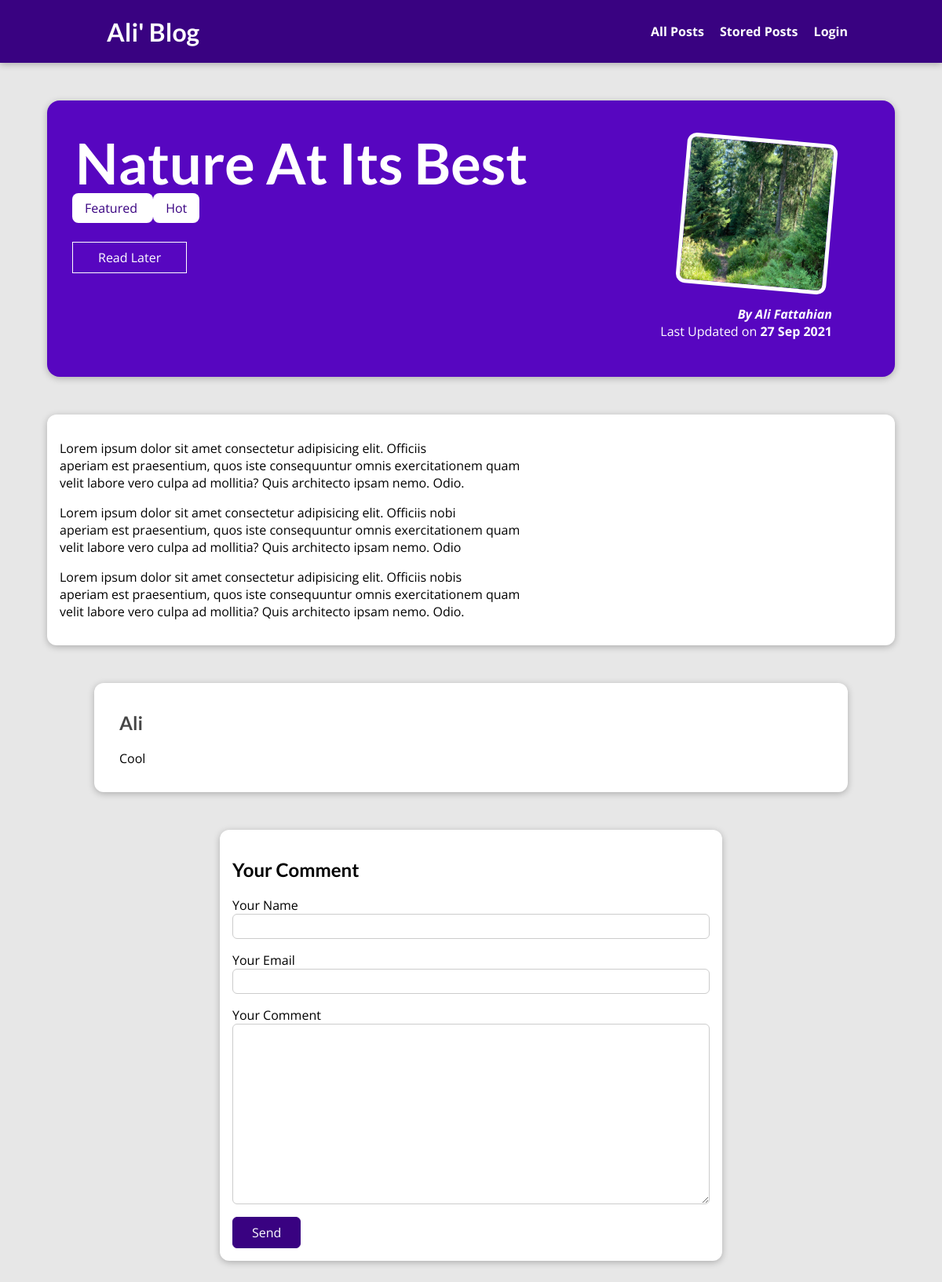
The page /posts/nature-at-its-best on the database its author committed.
### blog/models.py (models this page shows, shortened)
class Post(models.Model):
    title = models.CharField(max_length = 50)
    excerpt = models.CharField(max_length= 200)
    image = models.ImageField(upload_to = 'posts', null = True)
    date = models.DateField(auto_now = True)
    slug = models.SlugField(unique=True) #db_index = True is here by default, we don't have to add it.(it is use to make quering the data more efficient)
    content = models.TextField(validators = [MinLengthValidator(10)])
    author = models.ForeignKey(Author, on_delete= models.SET_NULL, related_name = 'posts', null = True)
    tag = models.ManyToManyField(Tag)

class Tag(models.Model):
    caption = CharField(max_length= 50, null = True)

class Author(models.Model):
    first_name = models.CharField(max_length= 50)
    last_name = models.CharField(max_length= 80)
    email_address = models.EmailField(null = True)
    def __str__(self):
        return f'{self.first_name} {self.last_name}'

class Comment(models.Model):
    username = models.CharField(max_length=120)
    email = models.EmailField()
    comment_content = models.TextField(max_length=400)
    post = models.ForeignKey(Post, on_delete=models.CASCADE, related_name='comments')

### blog/views.py (the view, shortened to what this page needs)
# urls.py: path('posts/<slug:slug>', views.PostDetailView.as_view(), name = 'post'),
class PostDetailView(View):
    def is_stored_post(self, request, post_id):
        stored_posts = request.session.get('stored_posts')
        if stored_posts is not None:
            is_saved_for_later = post_id in stored_posts
        else:
            is_saved_for_later = False
        return is_saved_for_later
    def get(self, request, slug):
        post = get_object_or_404(Post, slug = slug)
        context = {
            'one_post':post,
            'post_tags':post.tag.all(),
            'form':CommentForm(),
            'comments':post.comments.all().order_by('-id'),
            'saved_for_later':self.is_stored_post(request, post.id)
        }
        return render(request, 'blog/post-detail.html', context)

### blog/forms.py
class CommentForm(forms.ModelForm):
    class Meta:
        model = Comment
        exclude = ('post',)
        labels = {
            'username':'Your Name',
            'email': 'Your Email',
            'comment_content':'Your Comment'
        }

### blog/templates/blog/post-detail.html (shortened to what this page needs)
{%extends 'base.html' %}
{% load static %}
{% block css %}
<link rel = 'stylesheet' href = '{% static 'blog/post-detail.css' %}'>
<link rel="stylesheet" media = "screen and (min-width:501px) and (max-width:768px)" href="{% static 'blog/tablet.css' %}">
<link rel="stylesheet" media = "screen and (max-width:500px)" href="{% static 'blog/smartphone.css' %}">
{% endblock %}
{% block content %}
    <section id  = 'summary'>
        <h2>{{ one_post.title }}</h2>
        <div>
            {% for tag in post_tags %}
                <span class = 'tag'> {{ tag.caption }} </span>
            {% endfor %}
        </div>
        <div id="read-later">
            <form action="{% url "read-later" %}" method="post">
                <button>
                    {% if saved_for_later %}
                    Remove from "Read Later" List
                    {% else %}
                    Read Later
                    {% endif %}
                </button>
            </form>
        </div>
        <article>
            <img src = "{{ one_post.image.url }}" alt = '{{ one_post.title }}'>
            <address>By <a href = 'mailto:{{post.author.email_address}}'>{{ one_post.author }}</a></address>
            <div>Last Updated on <time>{{ one_post.date|date:'d M Y'}}</time></div>
        </article>
    </section>
    <main>
        {{ one_post.content|linebreaks }}
    </main>
    <section id = "comments">
        <ul>
            {% for comment in comments %}
                <li>
                    <h2>
                        {{ comment.username }}
                    </h2>
                    <p>
                        {{ comment.comment_content|linebreaks }}
                    </p>
                </li>
            {% endfor %}
        </ul>
    </section>
    <section id = "comment-form">
        <h2>Your Comment</h2>
        <form action="{% url 'post' one_post.slug %}" method = "post">
            {% for field in form %}
            <div class="form-control {% if field.errors %}invalid{% endif %}">
                {{ field.label }}
                {{ field }}
            </div>
            {% endfor %}
            <button type="submit">Send</button>
        </form>
    </section>
{% endblock %}

### static/app.css (style rules this page uses)
* { box-sizing: border-box; }
html { font-family: 'Open Sans', 'Lato', sans-serif; }
body { margin: 0; }
h1, h2, h3 { font-family: 'Lato', sans-serif; font-weight: bold; }

### blog/static/blog/post-detail.css (style rules this page uses)
body { background-color: #e7e7e7; }
#summary { margin: 8rem auto 3rem auto; padding: 2rem; width: 90%; max-width: 90rem; border-radius: 16px; background-color: #5706c0; position: relative; box-shadow: 0 2px 8px rgba(0, 0, 0, 0.25); height: 22rem; }
#summary h2 { color: white; font-size: 4.5rem; margin: 0.25rem; }
#summary article { position: absolute; top: 2rem; right: 3rem; padding: 1rem 2rem; border-radius: 12px; text-align: right; color: white; }
#summary article img { width: 12rem; height: 12rem; border-radius: 12px; transform: rotateZ(5deg); border: 5px solid white; margin-bottom: 1rem; }
#summary address { font-weight: bold; }
#summary a { color: white; text-decoration: none; }
#summary time { font-weight: bold; }
#read-later { margin: 2rem 0; }
#read-later button { background-color: transparent; border: 1px solid white; padding: 0.5rem 2rem; font: inherit; color: white; cursor: pointer; }
main { width: 90%; max-width: 90rem; margin: 3rem auto; background-color: white; padding: 1rem; border-radius: 12px; box-shadow: 0 2px 8px rgba(0, 0, 0, 0.25); }
.tag { color: #390281; background-color: white; padding: 0.5rem 1rem; border-radius: 8px; }
#comment-form { margin: 3rem auto; width: 90%; max-width: 40rem; border-radius: 12px; background-color: white; box-shadow: 0 2px 8px rgba(0, 0, 0, 0.25); padding: 1rem; }
#comment-form button { font:inherit; background-color: #390281; color: white; border: 1px solid #390281; padding: 0.5rem 1.5rem; border-radius: 6px; cursor: pointer; }
.form-control { margin-bottom: 1rem; }
.form-control input, .form-control textarea { display: block; width: 100%; font: inherit; padding: 0.25rem; border-radius: 6px; border: 1px solid #ccc; }
#comments { margin: 3rem auto; width: 90%; max-width: 60rem; border-radius: 12px; background-color: white; box-shadow: 0 2px 8px rgba(0, 0, 0, 0.25); padding: 1rem 2rem; }
#comments ul { list-style: none; margin: 0; padding: 0; }
#comments li { margin-bottom: 1rem; border-bottom: 2px solid #ccc; }
#comments li:last-of-type { border-bottom: none; }
#comments h2 { color: #464646; }

### blog/static/blog/tablet.css (style rules this page uses)
#summary h2 { font-size: 2rem; margin-top: 3.75rem; margin-left:1rem; }
#read-later { margin-top:15%; margin-left: 5%; }
.tag { margin-left: 1rem; margin-top: 1rem; }

### blog/static/blog/smartphone.css (style rules this page uses)
body { display: flex; flex-direction: column; }
#summary { display: flex; flex-direction: column; padding: 1rem 2rem; height: 30rem; }
#summary h2 { font-size: 1.8rem; text-align: center; margin-right: 0.5rem; width: 0.9; }
.tag { margin-left: 2.2rem; }
#summary article img { height: 12rem; width: 12rem; border: none; padding: 0; margin: 0; transform: rotate(0); margin-top: 6rem; margin-left: 1.5rem; border-radius: 50%; }
#summary address { margin-top: 25%; text-align: right; }
#read-later { text-align: center; margin-top: 142%; }
#read-later button { background-color: #390281; }
main { margin-top: 5rem; }

### rows shown on the page
Post: title "Nature At Its Best", image (picture), author "Ali Fattahian", date "27 Sep 2021", content "Lorem ipsum dolor sit amet consectetur adipisicing elit. Officiis aperiam est praesentium, quos iste consequuntur omnis exercitationem quam velit labore vero culpa ad mollitia? Quis architecto ipsam nemo. Odio. Lorem ipsum dolor sit amet consectetur adipisicing elit. Officiis nobi aperiam est praesentium, quos iste consequuntur omnis exercitationem quam velit labore vero culpa ad mollitia? Quis architecto ipsam nemo. Odio Lorem ipsum dolor sit amet consectetur adipisicing elit. Officiis nobis aperiam est praesentium, quos iste consequuntur omnis exercitationem quam velit labore vero culpa ad mollitia? Quis architecto ipsam nemo. Odio."
Tag: caption "Featured"
Tag: caption "Hot"
Comment: username "Ali", comment_content "Cool"

### other values the page prints
{{ field.label }} "Your Name" "Your Email" "Your Comment"
